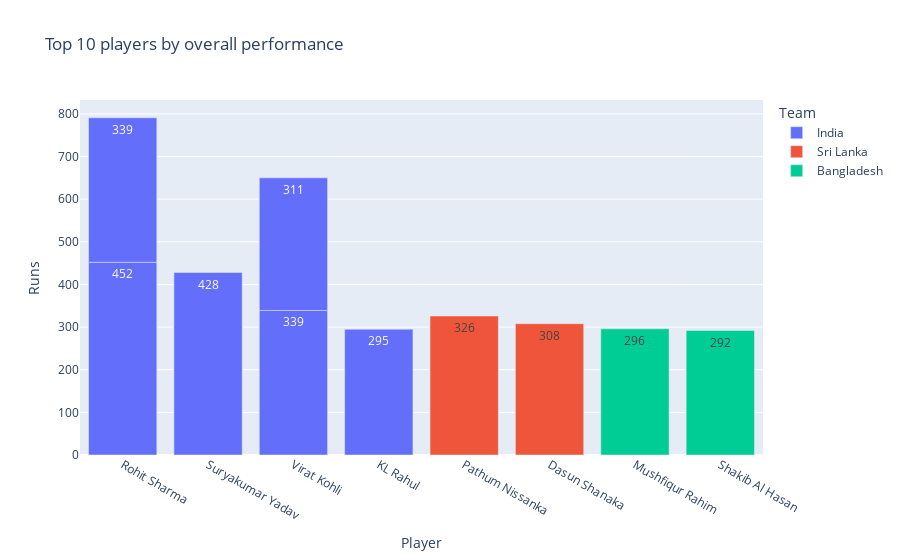

Write notebook code for a chart like this one.
### Code cell
px.bar(top_10, x = 'Player', y = 'Runs', color = 'Team', title = 'Top 10 players by overall performance',
      text_auto = True)

### Figure 1 — Plotly figure (JSON) as saved in the notebook; plotly's stock layout.template omitted (floating-point values rounded to 4 significant figures)
{"data": [{"alignmentgroup": "True", "hovertemplate": "Team=India<br>Player=%{x}<br>Runs=%{y}<extra></extra>", "legendgroup": "India", "marker": {"color": "#636efa", "pattern": {"shape": ""}}, "name": "India", "offsetgroup": "India", "orientation": "v", "showlegend": true, "textposition": "auto", "texttemplate": "%{y}", "type": "bar", "x": ["Rohit Sharma", "Suryakumar Yadav", "Rohit Sharma", "Virat Kohli", "Virat Kohli", "KL Rahul"], "xaxis": "x", "y": [452, 428, 339, 339, 311, 295], "yaxis": "y"}, {"alignmentgroup": "True", "hovertemplate": "Team=Sri Lanka<br>Player=%{x}<br>Runs=%{y}<extra></extra>", "legendgroup": "Sri Lanka", "marker": {"color": "#EF553B", "pattern": {"shape": ""}}, "name": "Sri Lanka", "offsetgroup": "Sri Lanka", "orientation": "v", "showlegend": true, "textposition": "auto", "texttemplate": "%{y}", "type": "bar", "x": ["Pathum Nissanka", "Dasun Shanaka"], "xaxis": "x", "y": [326, 308], "yaxis": "y"}, {"alignmentgroup": "True", "hovertemplate": "Team=Bangladesh<br>Player=%{x}<br>Runs=%{y}<extra></extra>", "legendgroup": "Bangladesh", "marker": {"color": "#00cc96", "pattern": {"shape": ""}}, "name": "Bangladesh", "offsetgroup": "Bangladesh", "orientation": "v", "showlegend": true, "textposition": "auto", "texttemplate": "%{y}", "type": "bar", "x": ["Mushfiqur Rahim", "Shakib Al Hasan"], "xaxis": "x", "y": [296, 292], "yaxis": "y"}], "layout": {"barmode": "relative", "legend": {"title": {"text": "Team"}, "tracegroupgap": 0}, "title": {"text": "Top 10 players by overall performance"}, "xaxis": {"anchor": "y", "domain": [0, 1], "title": {"text": "Player"}}, "yaxis": {"anchor": "x", "domain": [0, 1], "title": {"text": "Runs"}}}}
